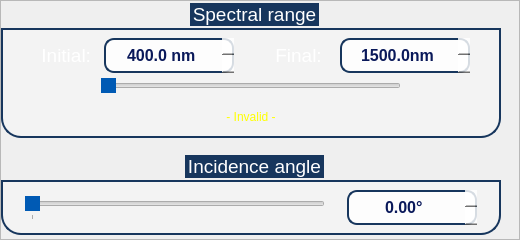
                   <widget class="QFrame" name="frame_12">
                    <property name="sizePolicy">
                     <sizepolicy hsizetype="Preferred" vsizetype="Preferred">
                      <horstretch>0</horstretch>
                      <verstretch>0</verstretch>
                     </sizepolicy>
                    </property>
                    <property name="minimumSize">
                     <size>
                      <width>520</width>
                      <height>240</height>
                     </size>
                    </property>
                    <property name="maximumSize">
                     <size>
                      <width>530</width>
                      <height>250</height>
                     </size>
                    </property>
                    <property name="frameShape">
                     <enum>QFrame::StyledPanel</enum>
                    </property>
                    <property name="frameShadow">
                     <enum>QFrame::Raised</enum>
                    </property>
                    <layout class="QVBoxLayout" name="verticalLayout_23">
                     <property name="spacing">
                      <number>0</number>
                     </property>
                     <property name="leftMargin">
                      <number>0</number>
                     </property>
                     <property name="topMargin">
                      <number>0</number>
                     </property>
                     <property name="rightMargin">
                      <number>0</number>
                     </property>
                     <property name="bottomMargin">
                      <number>0</number>
                     </property>
                     <item>
                      <widget class="QGroupBox" name="Spectral_range_2">
                       <property name="sizePolicy">
                        <sizepolicy hsizetype="Preferred" vsizetype="Fixed">
                         <horstretch>0</horstretch>
                         <verstretch>0</verstretch>
                        </sizepolicy>
                       </property>
                       <property name="minimumSize">
                        <size>
                         <width>450</width>
                         <height>130</height>
                        </size>
                       </property>
                       <property name="maximumSize">
                        <size>
                         <width>500</width>
                         <height>135</height>
                        </size>
                       </property>
                       <property name="font">
                        <font>
                         <family>Ubuntu</family>
                         <pointsize>14</pointsize>
                         <weight>50</weight>
                         <italic>false</italic>
                         <bold>false</bold>
                        </font>
                       </property>
                       <property name="styleSheet">
                        <string notr="true">
QGroupBox  {
	font: 14pt &quot;Ubuntu&quot;;
	background-color: rgba(255, 255, 255,70);
    border: 2px solid;
    border-color: #FF17365D;
    margin-top: 25px;
	margin-bottom: 0px;
    border-bottom-left-radius: 20px;
	border-bottom-right-radius: 20px;
}

QGroupBox::title  {
    subcontrol-origin: margin;
    subcontrol-position: top center;
    padding: 5px 8000px 5px 8000px;
    background-color: #FF17365D;
    color: rgb(255, 255, 255);
}
</string>
                       </property>
                       <property name="title">
                        <string>Spectral range</string>
                       </property>
                       <property name="alignment">
                        <set>Qt::AlignLeading|Qt::AlignLeft|Qt::AlignTop</set>
                       </property>
                       <property name="checked">
                        <bool>false</bool>
                       </property>
                       <layout class="QVBoxLayout" name="verticalLayout_24">
                        <property name="spacing">
                         <number>0</number>
                        </property>
                        <property name="leftMargin">
                         <number>0</number>
                        </property>
                        <property name="topMargin">
                         <number>8</number>
                        </property>
                        <property name="rightMargin">
                         <number>0</number>
                        </property>
                        <property name="bottomMargin">
                         <number>0</number>
                        </property>
                        <item>
                         <layout class="QHBoxLayout" name="horizontalLayout_32">
                          <property name="spacing">
                           <number>5</number>
                          </property>
                          <item>
                           <spacer name="horizontalSpacer_50">
                            <property name="orientation">
                             <enum>Qt::Horizontal</enum>
                            </property>
                            <property name="sizeType">
                             <enum>QSizePolicy::Fixed</enum>
                            </property>
                            <property name="sizeHint" stdset="0">
                             <size>
                              <width>20</width>
                              <height>20</height>
                             </size>
                            </property>
                           </spacer>
                          </item>
                          <item>
                           <widget class="QLabel" name="label_23">
                            <property name="minimumSize">
                             <size>
                              <width>50</width>
                              <height>0</height>
                             </size>
                            </property>
                            <property name="maximumSize">
                             <size>
                              <width>60</width>
                              <height>25</height>
                             </size>
                            </property>
                            <property name="font">
                             <font>
                              <family>Ubuntu</family>
                              <pointsize>14</pointsize>
                              <weight>50</weight>
                              <italic>false</italic>
                              <bold>false</bold>
                             </font>
                            </property>
                            <property name="layoutDirection">
                             <enum>Qt::RightToLeft</enum>
                            </property>
                            <property name="styleSheet">
                             <string notr="true">font: 14pt &quot;Ubuntu&quot;;
</string>
                            </property>
                            <property name="text">
                             <string>&lt;html&gt;&lt;head/&gt;&lt;body&gt;&lt;p&gt;&lt;span style=&quot; color:#ffffff;&quot;&gt;Initial:&lt;/span&gt;&lt;/p&gt;&lt;/body&gt;&lt;/html&gt;</string>
                            </property>
                            <property name="alignment">
                             <set>Qt::AlignRight|Qt::AlignTrailing|Qt::AlignVCenter</set>
                            </property>
                           </widget>
                          </item>
                          <item>
                           <widget class="QDoubleSpinBox" name="a1_2">
                            <property name="sizePolicy">
                             <sizepolicy hsizetype="Minimum" vsizetype="Fixed">
                              <horstretch>0</horstretch>
                              <verstretch>0</verstretch>
                             </sizepolicy>
                            </property>
                            <property name="minimumSize">
                             <size>
                              <width>120</width>
                              <height>30</height>
                             </size>
                            </property>
                            <property name="maximumSize">
                             <size>
                              <width>130</width>
                              <height>35</height>
                             </size>
                            </property>
                            <property name="font">
                             <font>
                              <family>Ubuntu</family>
                              <pointsize>12</pointsize>
                              <weight>87</weight>
                              <italic>false</italic>
                              <bold>true</bold>
                             </font>
                            </property>
                            <property name="styleSheet">
                             <string notr="true">
QDoubleSpinBox
{
color: rgb(10, 25, 90);
font: 700 12pt &quot;Ubuntu&quot;;
border: 2px solid;
border-color: #FF17365D;
background-color: rgba(255, 255, 255,210);
border-radius:10px;
}

QDoubleSpinBox::up-button
{
    border-left-width: 1px;
    border-left-color: darkgray;
    border-left-style: solid; /* just a single line */
    border-top-right-radius: 3px; /* same radius as the QComboBox */
    border-bottom-right-radius: 3px;
	image: url(:/icons/icons/arrow-up.png);
	width: 25;
}
QDoubleSpinBox::down-button
{
    border-left-width: 1px;
    border-left-color: darkgray;
    border-left-style: solid; /* just a single line */
    border-top-right-radius: 3px; /* same radius as the QComboBox */
    border-bottom-right-radius: 3px;
	image: url(:/icons/icons/arrow-down.png);
	width: 25;
}</string>
                            </property>
                            <property name="wrapping">
                             <bool>true</bool>
                            </property>
                            <property name="frame">
                             <bool>false</bool>
                            </property>
                            <property name="alignment">
                             <set>Qt::AlignCenter</set>
                            </property>
                            <property name="buttonSymbols">
                             <enum>QAbstractSpinBox::UpDownArrows</enum>
                            </property>
                            <property name="accelerated">
                             <bool>true</bool>
                            </property>
                            <property name="suffix">
                             <string> nm</string>
                            </property>
                            <property name="decimals">
                             <number>1</number>
                            </property>
                            <property name="minimum">
                             <double>400.000000000000000</double>
                            </property>
                            <property name="maximum">
                             <double>1800.000000000000000</double>
                            </property>
                            <property name="singleStep">
                             <double>0.100000000000000</double>
                            </property>
                           </widget>
                          </item>
                          <item>
                           <spacer name="horizontalSpacer_51">
                            <property name="orientation">
                             <enum>Qt::Horizontal</enum>
                            </property>
                            <property name="sizeType">
                             <enum>QSizePolicy::Fixed</enum>
                            </property>
                            <property name="sizeHint" stdset="0">
                             <size>
                              <width>20</width>
                              <height>20</height>
                             </size>
                            </property>
                           </spacer>
                          </item>
                          <item>
                           <widget class="QLabel" name="label_24">
                            <property name="minimumSize">
                             <size>
                              <width>50</width>
                              <height>0</height>
                             </size>
                            </property>
                            <property name="maximumSize">
                             <size>
                              <width>60</width>
                              <height>25</height>
                             </size>
                            </property>
                            <property name="font">
                             <font>
                              <family>Ubuntu</family>
                              <pointsize>14</pointsize>
                              <weight>50</weight>
                              <italic>false</italic>
                              <bold>false</bold>
                             </font>
                            </property>
                            <property name="layoutDirection">
                             <enum>Qt::RightToLeft</enum>
                            </property>
                            <property name="styleSheet">
                             <string notr="true">font: 14pt &quot;Ubuntu&quot;;</string>
                            </property>
                            <property name="text">
                             <string>&lt;html&gt;&lt;head/&gt;&lt;body&gt;&lt;p&gt;&lt;span style=&quot; color:#ffffff;&quot;&gt;Final: &lt;/span&gt;&lt;/p&gt;&lt;/body&gt;&lt;/html&gt;</string>
                            </property>
                            <property name="alignment">
                             <set>Qt::AlignRight|Qt::AlignTrailing|Qt::AlignVCenter</set>
                            </property>
                           </widget>
                          </item>
                          <item>
                           <widget class="QDoubleSpinBox" name="a2_2">
                            <property name="sizePolicy">
                             <sizepolicy hsizetype="Minimum" vsizetype="Fixed">
                              <horstretch>0</horstretch>
                              <verstretch>0</verstretch>
                             </sizepolicy>
                            </property>
                            <property name="minimumSize">
                             <size>
                              <width>120</width>
                              <height>30</height>
                             </size>
                            </property>
                            <property name="maximumSize">
                             <size>
                              <width>130</width>
                              <height>35</height>
                             </size>
                            </property>
                            <property name="font">
                             <font>
                              <family>Ubuntu</family>
                              <pointsize>12</pointsize>
                              <weight>87</weight>
                              <italic>false</italic>
                              <bold>true</bold>
                             </font>
                            </property>
                            <property name="styleSheet">
                             <string notr="true">
QDoubleSpinBox
{
color: rgb(10, 25, 90);
font: 700 12pt &quot;Ubuntu&quot;;
border: 2px solid;
border-color: #FF17365D;
background-color: rgba(255, 255, 255,210);
border-radius:10px;
}

QDoubleSpinBox::up-button
{
    border-left-width: 1px;
    border-left-color: darkgray;
    border-left-style: solid; /* just a single line */
    border-top-right-radius: 3px; /* same radius as the QComboBox */
    border-bottom-right-radius: 3px;
	image: url(:/icons/icons/arrow-up.png);
	width: 25;
}
QDoubleSpinBox::down-button
{
    border-left-width: 1px;
    border-left-color: darkgray;
    border-left-style: solid; /* just a single line */
    border-top-right-radius: 3px; /* same radius as the QComboBox */
    border-bottom-right-radius: 3px;
	image: url(:/icons/icons/arrow-down.png);
	width: 25;
}</string>
                            </property>
                            <property name="wrapping">
                             <bool>true</bool>
                            </property>
                            <property name="frame">
                             <bool>false</bool>
                            </property>
                            <property name="alignment">
                             <set>Qt::AlignCenter</set>
                            </property>
                            <property name="buttonSymbols">
                             <enum>QAbstractSpinBox::UpDownArrows</enum>
                            </property>
                            <property name="accelerated">
                             <bool>true</bool>
                            </property>
                            <property name="suffix">
                             <string>nm</string>
                            </property>
                            <property name="decimals">
                             <number>1</number>
                            </property>
                            <property name="minimum">
                             <double>401.000000000000000</double>
                            </property>
                            <property name="maximum">
                             <double>1800.000000000000000</double>
                            </property>
                            <property name="singleStep">
                             <double>0.100000000000000</double>
                            </property>
                            <property name="value">
                             <double>1500.000000000000000</double>
                            </property>
                           </widget>
                          </item>
                          <item>
                           <spacer name="horizontalSpacer_52">
                            <property name="orientation">
                             <enum>Qt::Horizontal</enum>
                            </property>
                            <property name="sizeType">
                             <enum>QSizePolicy::Fixed</enum>
                            </property>
                            <property name="sizeHint" stdset="0">
                             <size>
                              <width>20</width>
                              <height>20</height>
                             </size>
                            </property>
                           </spacer>
                          </item>
                         </layout>
                        </item>
                        <item>
                         <layout class="QHBoxLayout" name="horizontalLayout_33">
                          <item>
                           <spacer name="horizontalSpacer_53">
                            <property name="orientation">
                             <enum>Qt::Horizontal</enum>
                            </property>
                            <property name="sizeHint" stdset="0">
                             <size>
                              <width>40</width>
                              <height>20</height>
                             </size>
                            </property>
                           </spacer>
                          </item>
                          <item>
                           <widget class="QSlider" name="wavw_slider">
                            <property name="minimumSize">
                             <size>
                              <width>300</width>
                              <height>25</height>
                             </size>
                            </property>
                            <property name="maximumSize">
                             <size>
                              <width>16777215</width>
                              <height>25</height>
                             </size>
                            </property>
                            <property name="styleSheet">
                             <string notr="true">
QSlider::handle:horizontal {
	background-color: rgb(0,90,180);
    width:64px;
    height:64px;
}

</string>
                            </property>
                            <property name="minimum">
                             <number>40</number>
                            </property>
                            <property name="maximum">
                             <number>150</number>
                            </property>
                            <property name="orientation">
                             <enum>Qt::Horizontal</enum>
                            </property>
                           </widget>
                          </item>
                          <item>
                           <spacer name="horizontalSpacer_54">
                            <property name="orientation">
                             <enum>Qt::Horizontal</enum>
                            </property>
                            <property name="sizeHint" stdset="0">
                             <size>
                              <width>40</width>
                              <height>20</height>
                             </size>
                            </property>
                           </spacer>
                          </item>
                         </layout>
                        </item>
                        <item>
                         <widget class="QLabel" name="label_25">
                          <property name="styleSheet">
                           <string notr="true">font: 14pt &quot;Ubuntu&quot;;
</string>
                          </property>
                          <property name="text">
                           <string>&lt;html&gt;&lt;head/&gt;&lt;body&gt;&lt;p&gt;&lt;span style=&quot; color:#ffff01;&quot;&gt;- Invalid -&lt;/span&gt;&lt;/p&gt;&lt;/body&gt;&lt;/html&gt;</string>
                          </property>
                          <property name="alignment">
                           <set>Qt::AlignCenter</set>
                          </property>
                         </widget>
                        </item>
                       </layout>
                      </widget>
                     </item>
                     <item>
                      <spacer name="verticalSpacer_23">
                       <property name="orientation">
                        <enum>Qt::Vertical</enum>
                       </property>
                       <property name="sizeType">
                        <enum>QSizePolicy::Fixed</enum>
                       </property>
                       <property name="sizeHint" stdset="0">
                        <size>
                         <width>20</width>
                         <height>15</height>
                        </size>
                       </property>
                      </spacer>
                     </item>
                     <item>
                      <widget class="QGroupBox" name="wavelength_incident_2">
                       <property name="minimumSize">
                        <size>
                         <width>450</width>
                         <height>80</height>
                        </size>
                       </property>
                       <property name="maximumSize">
                        <size>
                         <width>500</width>
                         <height>80</height>
                        </size>
                       </property>
                       <property name="font">
                        <font>
                         <family>Ubuntu</family>
                         <pointsize>14</pointsize>
                         <weight>50</weight>
                         <italic>false</italic>
                         <bold>false</bold>
                        </font>
                       </property>
                       <property name="styleSheet">
                        <string notr="true">/*{font: 14pt &quot;Ubuntu&quot;;
color: rgb(255, 255, 255);
	background-color: rgba(255, 255, 255,20);
}*/

QGroupBox  {
	background-color: rgba(255, 255, 255,70);
	font: 14pt &quot;Ubuntu&quot;;
    border: 2px solid;
    border-color: #FF17365D;
    margin-top: 25px;
    border-bottom-left-radius: 20px;
	border-bottom-right-radius: 20px;
}

QGroupBox::title  {
    subcontrol-origin: margin;
    subcontrol-position: top center;
    padding: 5px 8000px 5px 8000px;
    background-color: #FF17365D;
    color: rgb(255, 255, 255);
}

</string>
                       </property>
                       <property name="title">
                        <string>Incidence angle</string>
                       </property>
                       <property name="alignment">
                        <set>Qt::AlignLeading|Qt::AlignLeft|Qt::AlignTop</set>
                       </property>
                       <property name="checked">
                        <bool>false</bool>
                       </property>
                       <layout class="QHBoxLayout" name="horizontalLayout_34">
                        <property name="spacing">
                         <number>0</number>
                        </property>
                        <property name="leftMargin">
                         <number>0</number>
                        </property>
                        <property name="topMargin">
                         <number>0</number>
                        </property>
                        <property name="rightMargin">
                         <number>0</number>
                        </property>
                        <property name="bottomMargin">
                         <number>0</number>
                        </property>
                        <item>
                         <spacer name="horizontalSpacer_55">
                          <property name="orientation">
                           <enum>Qt::Horizontal</enum>
                          </property>
                          <property name="sizeType">
                           <enum>QSizePolicy::Fixed</enum>
                          </property>
                          <property name="sizeHint" stdset="0">
                           <size>
                            <width>15</width>
                            <height>17</height>
                           </size>
                          </property>
                         </spacer>
                        </item>
                        <item>
                         <widget class="QSlider" name="angle_Slider">
                          <property name="sizePolicy">
                           <sizepolicy hsizetype="Fixed" vsizetype="Fixed">
                            <horstretch>0</horstretch>
                            <verstretch>0</verstretch>
                           </sizepolicy>
                          </property>
                          <property name="minimumSize">
                           <size>
                            <width>300</width>
                            <height>25</height>
                           </size>
                          </property>
                          <property name="maximumSize">
                           <size>
                            <width>16777215</width>
                            <height>25</height>
                           </size>
                          </property>
                          <property name="styleSheet">
                           <string notr="true">QSlider::handle:horizontal {
	background-color: rgb(0,90,180);
    width:64px;
    height:64px;
}

</string>
                          </property>
                          <property name="maximum">
                           <number>90</number>
                          </property>
                          <property name="orientation">
                           <enum>Qt::Horizontal</enum>
                          </property>
                          <property name="tickPosition">
                           <enum>QSlider::TicksBelow</enum>
                          </property>
                          <property name="tickInterval">
                           <number>100</number>
                          </property>
                         </widget>
                        </item>
                        <item>
                         <spacer name="horizontalSpacer_56">
                          <property name="orientation">
                           <enum>Qt::Horizontal</enum>
                          </property>
                          <property name="sizeType">
                           <enum>QSizePolicy::Fixed</enum>
                          </property>
                          <property name="sizeHint" stdset="0">
                           <size>
                            <width>15</width>
                            <height>17</height>
                           </size>
                          </property>
                         </spacer>
                        </item>
                        <item>
                         <widget class="QDoubleSpinBox" name="angle_incidence">
                          <property name="sizePolicy">
                           <sizepolicy hsizetype="Minimum" vsizetype="Preferred">
                            <horstretch>0</horstretch>
                            <verstretch>0</verstretch>
                           </sizepolicy>
                          </property>
                          <property name="minimumSize">
                           <size>
                            <width>130</width>
                            <height>30</height>
                           </size>
                          </property>
                          <property name="maximumSize">
                           <size>
                            <width>130</width>
                            <height>35</height>
                           </size>
                          </property>
                          <property name="font">
                           <font>
                            <family>Ubuntu</family>
                            <pointsize>12</pointsize>
                            <weight>87</weight>
                            <italic>false</italic>
                            <bold>true</bold>
                           </font>
                          </property>
                          <property name="styleSheet">
                           <string notr="true">
QDoubleSpinBox
{
color: rgb(10, 25, 90);
font: 700 12pt &quot;Ubuntu&quot;;
border: 2px solid;
border-color: #FF17365D;
background-color: rgba(255, 255, 255,210);
border-radius:10px;
}

QDoubleSpinBox::up-button
{
    border-left-width: 1px;
    border-left-color: darkgray;
    border-left-style: solid; /* just a single line */
    border-top-right-radius: 3px; /* same radius as the QComboBox */
    border-bottom-right-radius: 3px;
	image: url(:/icons/icons/arrow-up.png);
	width: 25;
}
QDoubleSpinBox::down-button
{
    border-left-width: 1px;
    border-left-color: darkgray;
    border-left-style: solid; /* just a single line */
    border-top-right-radius: 3px; /* same radius as the QComboBox */
    border-bottom-right-radius: 3px;
	image: url(:/icons/icons/arrow-down.png);
	width: 25;
}</string>
                          </property>
                          <property name="wrapping">
                           <bool>true</bool>
                          </property>
                          <property name="frame">
                           <bool>false</bool>
                          </property>
                          <property name="alignment">
                           <set>Qt::AlignCenter</set>
                          </property>
                          <property name="buttonSymbols">
                           <enum>QAbstractSpinBox::UpDownArrows</enum>
                          </property>
                          <property name="accelerated">
                           <bool>true</bool>
                          </property>
                          <property name="suffix">
                           <string>°</string>
                          </property>
                          <property name="decimals">
                           <number>2</number>
                          </property>
                          <property name="minimum">
                           <double>0.000000000000000</double>
                          </property>
                          <property name="maximum">
                           <double>90.000000000000000</double>
                          </property>
                          <property name="singleStep">
                           <double>0.010000000000000</double>
                          </property>
                          <property name="value">
                           <double>0.000000000000000</double>
                          </property>
                         </widget>
                        </item>
                        <item>
                         <spacer name="horizontalSpacer_57">
                          <property name="orientation">
                           <enum>Qt::Horizontal</enum>
                          </property>
                          <property name="sizeType">
                           <enum>QSizePolicy::Fixed</enum>
                          </property>
                          <property name="sizeHint" stdset="0">
                           <size>
                            <width>15</width>
                            <height>20</height>
                           </size>
                          </property>
                         </spacer>
                        </item>
                       </layout>
                      </widget>
                     </item>
                    </layout>
                   </widget>
